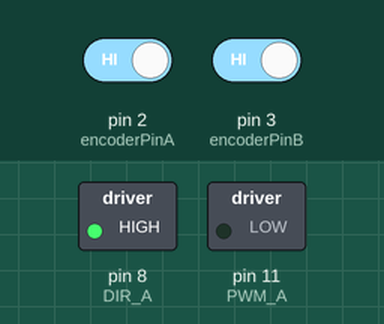
The sketch below on a simulated Arduino Uno, built with avr-gcc and run on an emulated ATmega328P. On the bench: switched loads named in the sketch (green lamp = pin HIGH). Dashed ring = blinking. The inputs (shaded band) are chosen by the test bench; at power-on: pin 2 (encoderPinA) HIGH, pin 3 (encoderPinB) HIGH. What the sketch prints to the serial monitor is not drawn.

Above: at 0.5 s.
Timing chart, 0 to 4.6 s (numbered marks = the images above):
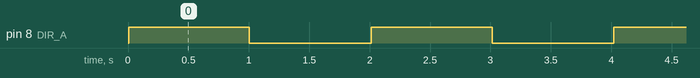

The sketch:

Lab2_4_1.ino
```cpp
#define encoder0PinA 7
#define encoder0PinB 4

#include "Timer.h"
#include "math.h"


//PARAMETERS
const double Freq = .5; //Hz
const double Amplitude = 3;

// DO NOT EDIT BELOW THIS LINE ------------------------------------------------------

// INITIALIZATIONS
//timer
Timer t;

const double T_sample = 5; //ms
const double T = T_sample/1000; //seconds

//Hardware constants
//encoder clicks to position constant
double K_encoder = 2.2749*0.00001;
//Motor
const int PWM_A   = 11;
const int DIR_A   = 8;
//Encoder
enum PinAssignments {
  encoderPinA = 2,
  encoderPinB = 3,
};
//Data trasnfer rate
const int Tplot = 10;
// Experiment Time
const int T_exp = 15000 + 5*Tplot;


//Variables
double ref;

volatile int encoderPos = 0;
int lastReportedPos = 1;
boolean A_set = false;
boolean B_set = false;

//Total elapsed time
double T_tot = 0;

//Motor Command
//Motor computed duty cycle
int Duty_cycle;
//Initial controller's value
double u =0;

//Timer event IDs, for stopping later
int take_reading_event_ID = -1;
int plot_event_ID = -1;


void setup() {
  //Encoder
  pinMode(encoderPinA, INPUT);
  pinMode(encoderPinB, INPUT);
  digitalWrite(encoderPinA, HIGH);  // turn on pullup resistor
  digitalWrite(encoderPinB, HIGH);  // turn on pullup resistor
  attachInterrupt(0, doEncoderA, CHANGE);
  attachInterrupt(1, doEncoderB, CHANGE);


  Serial.begin (19200);

 // Motor pins
  pinMode(PWM_A, OUTPUT);
  pinMode(DIR_A, OUTPUT);

  // clock setup
  TCCR1A = _BV(COM1A1) | _BV(WGM21) | _BV(WGM20);
  TCCR1B = _BV(CS10);
  OCR1A = 0;// up to 1024 PIN 9


  // Perform takeReading every T_sample ms
  take_reading_event_ID = t.every(T_sample, takeReading);
  // Perform Plot every Tplot ms
  plot_event_ID = t.every(Tplot, Plot);
  // Perform doAfter after T_exp ms
  t.after(T_exp, doAfter);
}


void loop(){
  // Update the direction of motor based on the sign of Duty_cycle
  if (Duty_cycle>0){
    digitalWrite(DIR_A,HIGH);
    OCR1A = Duty_cycle;
  }


  if (Duty_cycle<=0){
    digitalWrite(DIR_A,LOW);
    OCR1A = -Duty_cycle ;
  }

  // Update timer
  t.update();
}


// control input computation
void takeReading(){

  // Total Time update
  T_tot = T_tot+T;

  // Control input to motor's duty cycle
  u = Amplitude*sin(2*M_PI*Freq*T_tot);

  // Saturation
  Duty_cycle = round(u/11.75* 1024);

  if (Duty_cycle>512){
    Duty_cycle=512;
  }else if (Duty_cycle<-512){
    Duty_cycle=-512;
  }
}


void doAfter(){
  // Turn off motor
  OCR1A = 0;
  Duty_cycle = 0;

  // Stop the other events
  t.stop(take_reading_event_ID);
  t.stop(plot_event_ID);
}


void Plot(){
  Serial.println(encoderPos);
}


// Interrupt on A changing state
void doEncoderA(){
  // Test transition
  A_set = digitalRead(encoderPinA) == HIGH;
  // and adjust counter + if A leads B
  encoderPos += (A_set != B_set) ? +1 : -1;
}

// Interrupt on B changing state
void doEncoderB(){
  // Test transition
  B_set = digitalRead(encoderPinB) == HIGH;
  // and adjust counter + if B follows A
  encoderPos += (A_set == B_set) ? +1 : -1;
}
```

Event.cpp
```cpp
// (licence header left out)
/*  * * * * * * * * * * * * * * * * * * * * * * * * * * *
 Code by Simon Monk
 http://www.simonmonk.org
* * * * * * * * * * * * * * * * * * * * * * * * * * * * */

// For Arduino 1.0 and earlier
#if defined(ARDUINO) && ARDUINO >= 100
#include "Arduino.h"
#else
#include "WProgram.h"
#endif

#include "Event.h"

Event::Event(void)
{
	eventType = EVENT_NONE;
}

void Event::update(void)
{
    unsigned long now = millis();
    update(now);
}

void Event::update(unsigned long now)
{
	if (now - lastEventTime >= period)
	{
		switch (eventType)
		{
			case EVENT_EVERY:
				(*callback)();
				break;

			case EVENT_OSCILLATE:
				pinState = ! pinState;
				digitalWrite(pin, pinState);
				break;
		}
		lastEventTime = now;
		count++;
	}
	if (repeatCount > -1 && count >= repeatCount)
	{
		eventType = EVENT_NONE;
	}
}
```

Event.h
```cpp
// (licence header left out)
/*  * * * * * * * * * * * * * * * * * * * * * * * * * * *
 Code by Simon Monk
 http://www.simonmonk.org
* * * * * * * * * * * * * * * * * * * * * * * * * * * * */

#ifndef Event_h
#define Event_h

#include <inttypes.h>

#define EVENT_NONE 0
#define EVENT_EVERY 1
#define EVENT_OSCILLATE 2

class Event
{

public:
  Event(void);
  void update(void);
  void update(unsigned long now);
  int8_t eventType;
  unsigned long period;
  int repeatCount;
  uint8_t pin;
  uint8_t pinState;
  void (*callback)(void);
  unsigned long lastEventTime;
  int count;
};

#endif
```

Timer.cpp
```cpp
// (licence header left out)
/*  * * * * * * * * * * * * * * * * * * * * * * * * * * *
 Code by Simon Monk
 http://www.simonmonk.org
* * * * * * * * * * * * * * * * * * * * * * * * * * * * */

// For Arduino 1.0 and earlier
#if defined(ARDUINO) && ARDUINO >= 100
#include "Arduino.h"
#else
#include "WProgram.h"
#endif

#include "Timer.h"

Timer::Timer(void)
{
}

int8_t Timer::every(unsigned long period, void (*callback)(), int repeatCount)
{
	int8_t i = findFreeEventIndex();
	if (i == -1) return -1;

	_events[i].eventType = EVENT_EVERY;
	_events[i].period = period;
	_events[i].repeatCount = repeatCount;
	_events[i].callback = callback;
	_events[i].lastEventTime = millis();
	_events[i].count = 0;
	return i;
}

int8_t Timer::every(unsigned long period, void (*callback)())
{
	return every(period, callback, -1); // - means forever
}

int8_t Timer::after(unsigned long period, void (*callback)())
{
	return every(period, callback, 1);
}

int8_t Timer::oscillate(uint8_t pin, unsigned long period, uint8_t startingValue, int repeatCount)
{
	int8_t i = findFreeEventIndex();
	if (i == NO_TIMER_AVAILABLE) return NO_TIMER_AVAILABLE;

	_events[i].eventType = EVENT_OSCILLATE;
	_events[i].pin = pin;
	_events[i].period = period;
	_events[i].pinState = startingValue;
	digitalWrite(pin, startingValue);
	_events[i].repeatCount = repeatCount * 2; // full cycles not transitions
	_events[i].lastEventTime = millis();
	_events[i].count = 0;
	return i;
}

int8_t Timer::oscillate(uint8_t pin, unsigned long period, uint8_t startingValue)
{
	return oscillate(pin, period, startingValue, -1); // forever
}

/**
 * This method will generate a pulse of !startingValue, occuring period after the
 * call of this method and lasting for period. The Pin will be left in !startingValue.
 */
int8_t Timer::pulse(uint8_t pin, unsigned long period, uint8_t startingValue)
{
	return oscillate(pin, period, startingValue, 1); // once
}

/**
 * This method will generate a pulse of startingValue, starting immediately and of
 * length period. The pin will be left in the !startingValue state
 */
int8_t Timer::pulseImmediate(uint8_t pin, unsigned long period, uint8_t pulseValue)
{
	int8_t id(oscillate(pin, period, pulseValue, 1));
	// now fix the repeat count
	if (id >= 0 && id < MAX_NUMBER_OF_EVENTS) {
		_events[id].repeatCount = 1;
	}
	return id;
}


void Timer::stop(int8_t id)
{
	if (id >= 0 && id < MAX_NUMBER_OF_EVENTS) {
		_events[id].eventType = EVENT_NONE;
	}
}

void Timer::update(void)
{
	unsigned long now = millis();
	update(now);
}

void Timer::update(unsigned long now)
{
	for (int8_t i = 0; i < MAX_NUMBER_OF_EVENTS; i++)
	{
		if (_events[i].eventType != EVENT_NONE)
		{
			_events[i].update(now);
		}
	}
}
int8_t Timer::findFreeEventIndex(void)
{
	for (int8_t i = 0; i < MAX_NUMBER_OF_EVENTS; i++)
	{
		if (_events[i].eventType == EVENT_NONE)
		{
			return i;
		}
	}
	return NO_TIMER_AVAILABLE;
}
```

Timer.h
```cpp
// (licence header left out)
/*  * * * * * * * * * * * * * * * * * * * * * * * * * * *
 Code by Simon Monk
 http://www.simonmonk.org
* * * * * * * * * * * * * * * * * * * * * * * * * * * * */

#ifndef Timer_h
#define Timer_h

#include <inttypes.h>
#include "Event.h"

#define MAX_NUMBER_OF_EVENTS (10)

#define TIMER_NOT_AN_EVENT (-2)
#define NO_TIMER_AVAILABLE (-1)

class Timer
{

public:
  Timer(void);

  int8_t every(unsigned long period, void (*callback)(void));
  int8_t every(unsigned long period, void (*callback)(void), int repeatCount);
  int8_t after(unsigned long duration, void (*callback)(void));
  int8_t oscillate(uint8_t pin, unsigned long period, uint8_t startingValue);
  int8_t oscillate(uint8_t pin, unsigned long period, uint8_t startingValue, int repeatCount);

  /**
   * This method will generate a pulse of !startingValue, occuring period after the
   * call of this method and lasting for period. The Pin will be left in !startingValue.
   */
  int8_t pulse(uint8_t pin, unsigned long period, uint8_t startingValue);

  /**
   * This method will generate a pulse of pulseValue, starting immediately and of
   * length period. The pin will be left in the !pulseValue state
   */
  int8_t pulseImmediate(uint8_t pin, unsigned long period, uint8_t pulseValue);
  void stop(int8_t id);
  void update(void);
  void update(unsigned long now);

protected:
  Event _events[MAX_NUMBER_OF_EVENTS];
  int8_t findFreeEventIndex(void);

};

#endif
```

Measured:
- by itself, pin 8 (DIR_A): alternates HIGH for 1.0 s and LOW for 1.0 s, 16 changes in all, then stays LOW
